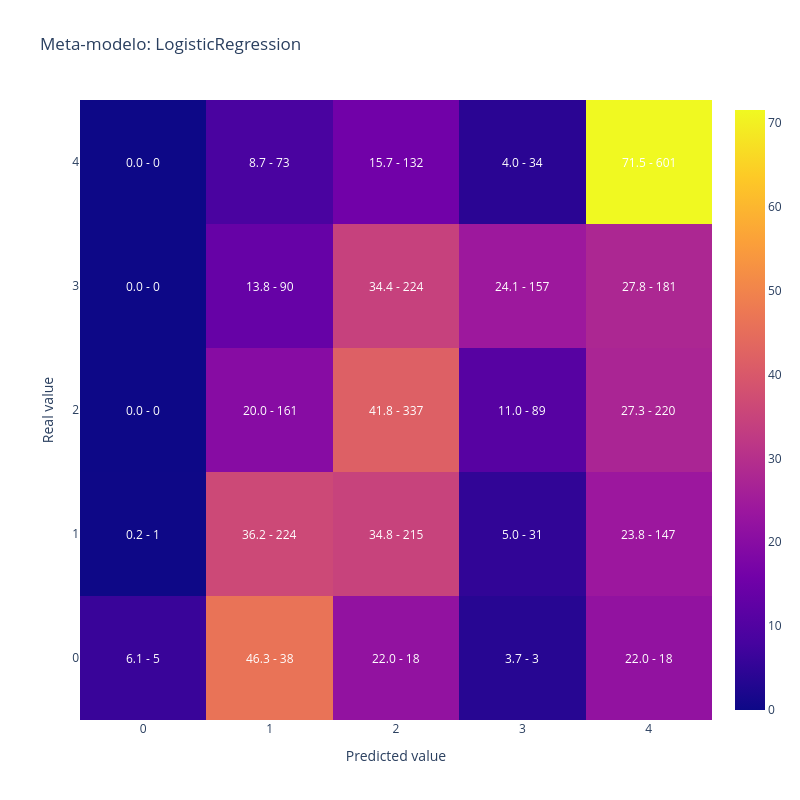
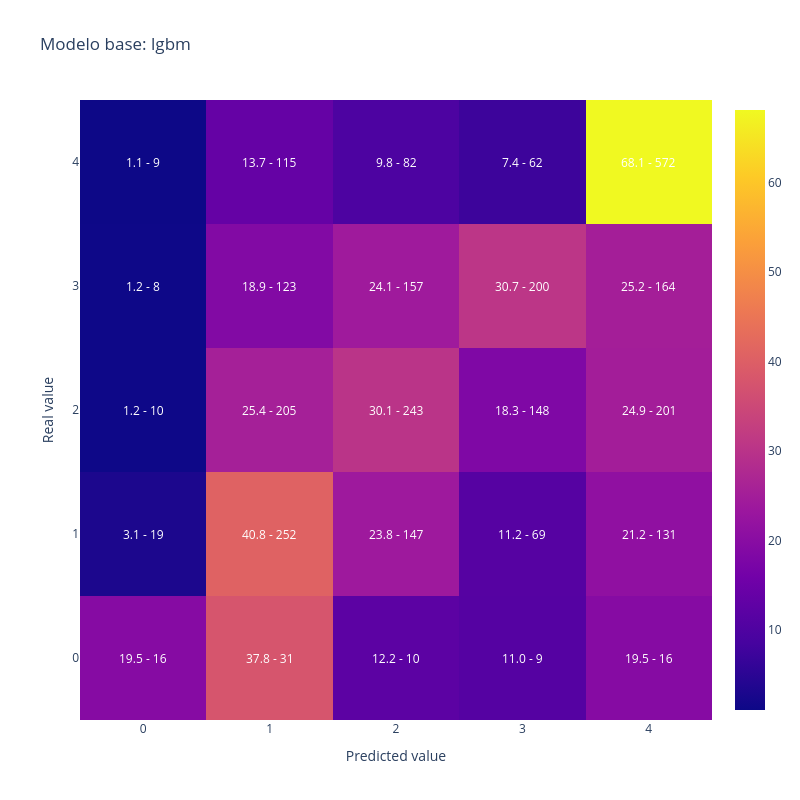
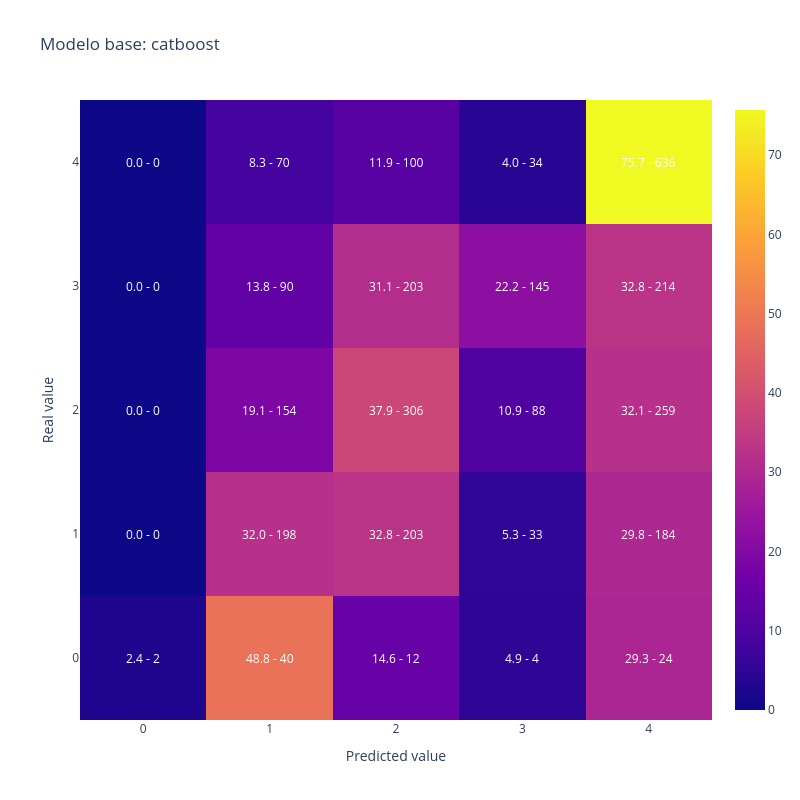
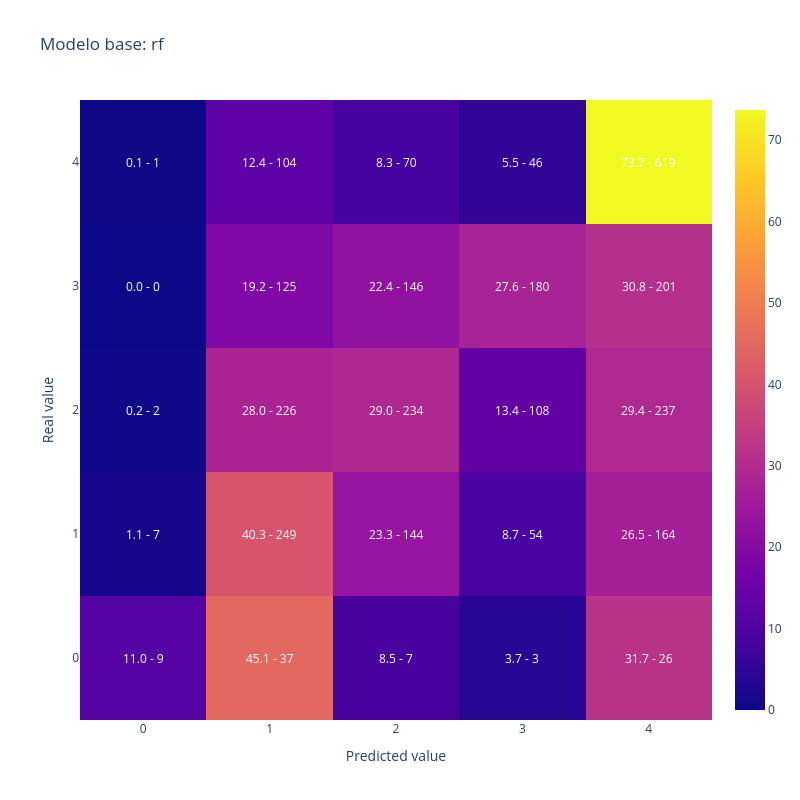

The notebook cell these images were saved under, in order:
### Code cell
import sys
sys.path.append("..")
from tutoriales.utils import plot_confusion_matrix

labels = list(range(N_CLASSES))

# Matriz de confusion del meta-modelo (LogisticRegression)
fig = plot_confusion_matrix(y_test, y_pred_final, labels=labels,
                            title="Meta-modelo: LogisticRegression")
fig.show()

# Matrices de confusion de los modelos base
for name in model_names:
    preds_base = np.argmax(test_preds[name], axis=1)
    fig = plot_confusion_matrix(y_test, preds_base, labels=labels,
                                title=f"Modelo base: {name}")
    fig.show()

### Figure 1 — Plotly figure (JSON) as saved in the notebook; plotly's stock layout.template omitted (floating-point values rounded to 4 significant figures)
{"data": [{"type": "heatmap", "x": [0, 1, 2, 3, 4], "y": [0, 1, 2, 3, 4], "z": [[6.098, 46.34, 21.95, 3.659, 21.95], [0.1618, 36.25, 34.79, 5.016, 23.79], [0.0, 19.95, 41.76, 11.03, 27.26], [0.0, 13.8, 34.36, 24.08, 27.76], [0.0, 8.69, 15.71, 4.048, 71.55]]}], "layout": {"annotations": [{"font": {"color": "white"}, "showarrow": false, "text": "6.1 - 5", "x": 0, "xref": "x", "y": 0, "yref": "y"}, {"font": {"color": "white"}, "showarrow": false, "text": "46.3 - 38", "x": 1, "xref": "x", "y": 0, "yref": "y"}, {"font": {"color": "white"}, "showarrow": false, "text": "22.0 - 18", "x": 2, "xref": "x", "y": 0, "yref": "y"}, {"font": {"color": "white"}, "showarrow": false, "text": "3.7 - 3", "x": 3, "xref": "x", "y": 0, "yref": "y"}, {"font": {"color": "white"}, "showarrow": false, "text": "22.0 - 18", "x": 4, "xref": "x", "y": 0, "yref": "y"}, {"font": {"color": "white"}, "showarrow": false, "text": "0.2 - 1", "x": 0, "xref": "x", "y": 1, "yref": "y"}, {"font": {"color": "white"}, "showarrow": false, "text": "36.2 - 224", "x": 1, "xref": "x", "y": 1, "yref": "y"}, {"font": {"color": "white"}, "showarrow": false, "text": "34.8 - 215", "x": 2, "xref": "x", "y": 1, "yref": "y"}, {"font": {"color": "white"}, "showarrow": false, "text": "5.0 - 31", "x": 3, "xref": "x", "y": 1, "yref": "y"}, {"font": {"color": "white"}, "showarrow": false, "text": "23.8 - 147", "x": 4, "xref": "x", "y": 1, "yref": "y"}, {"font": {"color": "white"}, "showarrow": false, "text": "0.0 - 0", "x": 0, "xref": "x", "y": 2, "yref": "y"}, {"font": {"color": "white"}, "showarrow": false, "text": "20.0 - 161", "x": 1, "xref": "x", "y": 2, "yref": "y"}, {"font": {"color": "white"}, "showarrow": false, "text": "41.8 - 337", "x": 2, "xref": "x", "y": 2, "yref": "y"}, {"font": {"color": "white"}, "showarrow": false, "text": "11.0 - 89", "x": 3, "xref": "x", "y": 2, "yref": "y"}, {"font": {"color": "white"}, "showarrow": false, "text": "27.3 - 220", "x": 4, "xref": "x", "y": 2, "yref": "y"}, {"font": {"color": "white"}, "showarrow": false, "text": "0.0 - 0", "x": 0, "xref": "x", "y": 3, "yref": "y"}, {"font": {"color": "white"}, "showarrow": false, "text": "13.8 - 90", "x": 1, "xref": "x", "y": 3, "yref": "y"}, {"font": {"color": "white"}, "showarrow": false, "text": "34.4 - 224", "x": 2, "xref": "x", "y": 3, "yref": "y"}, {"font": {"color": "white"}, "showarrow": false, "text": "24.1 - 157", "x": 3, "xref": "x", "y": 3, "yref": "y"}, {"font": {"color": "white"}, "showarrow": false, "text": "27.8 - 181", "x": 4, "xref": "x", "y": 3, "yref": "y"}, {"font": {"color": "white"}, "showarrow": false, "text": "0.0 - 0", "x": 0, "xref": "x", "y": 4, "yref": "y"}, {"font": {"color": "white"}, "showarrow": false, "text": "8.7 - 73", "x": 1, "xref": "x", "y": 4, "yref": "y"}, {"font": {"color": "white"}, "showarrow": false, "text": "15.7 - 132", "x": 2, "xref": "x", "y": 4, "yref": "y"}, {"font": {"color": "white"}, "showarrow": false, "text": "4.0 - 34", "x": 3, "xref": "x", "y": 4, "yref": "y"}, {"font": {"color": "white"}, "showarrow": false, "text": "71.5 - 601", "x": 4, "xref": "x", "y": 4, "yref": "y"}], "height": 800, "title": {"text": "Meta-modelo: LogisticRegression"}, "width": 800, "xaxis": {"title": {"text": "Predicted value"}}, "yaxis": {"title": {"text": "Real value"}}}}

### Figure 2 — Plotly figure (JSON) as saved in the notebook; plotly's stock layout.template omitted (floating-point values rounded to 4 significant figures)
{"data": [{"type": "heatmap", "x": [0, 1, 2, 3, 4], "y": [0, 1, 2, 3, 4], "z": [[19.51, 37.8, 12.2, 10.98, 19.51], [3.074, 40.78, 23.79, 11.17, 21.2], [1.239, 25.4, 30.11, 18.34, 24.91], [1.227, 18.87, 24.08, 30.67, 25.15], [1.071, 13.69, 9.762, 7.381, 68.1]]}], "layout": {"annotations": [{"font": {"color": "white"}, "showarrow": false, "text": "19.5 - 16", "x": 0, "xref": "x", "y": 0, "yref": "y"}, {"font": {"color": "white"}, "showarrow": false, "text": "37.8 - 31", "x": 1, "xref": "x", "y": 0, "yref": "y"}, {"font": {"color": "white"}, "showarrow": false, "text": "12.2 - 10", "x": 2, "xref": "x", "y": 0, "yref": "y"}, {"font": {"color": "white"}, "showarrow": false, "text": "11.0 - 9", "x": 3, "xref": "x", "y": 0, "yref": "y"}, {"font": {"color": "white"}, "showarrow": false, "text": "19.5 - 16", "x": 4, "xref": "x", "y": 0, "yref": "y"}, {"font": {"color": "white"}, "showarrow": false, "text": "3.1 - 19", "x": 0, "xref": "x", "y": 1, "yref": "y"}, {"font": {"color": "white"}, "showarrow": false, "text": "40.8 - 252", "x": 1, "xref": "x", "y": 1, "yref": "y"}, {"font": {"color": "white"}, "showarrow": false, "text": "23.8 - 147", "x": 2, "xref": "x", "y": 1, "yref": "y"}, {"font": {"color": "white"}, "showarrow": false, "text": "11.2 - 69", "x": 3, "xref": "x", "y": 1, "yref": "y"}, {"font": {"color": "white"}, "showarrow": false, "text": "21.2 - 131", "x": 4, "xref": "x", "y": 1, "yref": "y"}, {"font": {"color": "white"}, "showarrow": false, "text": "1.2 - 10", "x": 0, "xref": "x", "y": 2, "yref": "y"}, {"font": {"color": "white"}, "showarrow": false, "text": "25.4 - 205", "x": 1, "xref": "x", "y": 2, "yref": "y"}, {"font": {"color": "white"}, "showarrow": false, "text": "30.1 - 243", "x": 2, "xref": "x", "y": 2, "yref": "y"}, {"font": {"color": "white"}, "showarrow": false, "text": "18.3 - 148", "x": 3, "xref": "x", "y": 2, "yref": "y"}, {"font": {"color": "white"}, "showarrow": false, "text": "24.9 - 201", "x": 4, "xref": "x", "y": 2, "yref": "y"}, {"font": {"color": "white"}, "showarrow": false, "text": "1.2 - 8", "x": 0, "xref": "x", "y": 3, "yref": "y"}, {"font": {"color": "white"}, "showarrow": false, "text": "18.9 - 123", "x": 1, "xref": "x", "y": 3, "yref": "y"}, {"font": {"color": "white"}, "showarrow": false, "text": "24.1 - 157", "x": 2, "xref": "x", "y": 3, "yref": "y"}, {"font": {"color": "white"}, "showarrow": false, "text": "30.7 - 200", "x": 3, "xref": "x", "y": 3, "yref": "y"}, {"font": {"color": "white"}, "showarrow": false, "text": "25.2 - 164", "x": 4, "xref": "x", "y": 3, "yref": "y"}, {"font": {"color": "white"}, "showarrow": false, "text": "1.1 - 9", "x": 0, "xref": "x", "y": 4, "yref": "y"}, {"font": {"color": "white"}, "showarrow": false, "text": "13.7 - 115", "x": 1, "xref": "x", "y": 4, "yref": "y"}, {"font": {"color": "white"}, "showarrow": false, "text": "9.8 - 82", "x": 2, "xref": "x", "y": 4, "yref": "y"}, {"font": {"color": "white"}, "showarrow": false, "text": "7.4 - 62", "x": 3, "xref": "x", "y": 4, "yref": "y"}, {"font": {"color": "white"}, "showarrow": false, "text": "68.1 - 572", "x": 4, "xref": "x", "y": 4, "yref": "y"}], "height": 800, "title": {"text": "Modelo base: lgbm"}, "width": 800, "xaxis": {"title": {"text": "Predicted value"}}, "yaxis": {"title": {"text": "Real value"}}}}

### Figure 3 — Plotly figure (JSON) as saved in the notebook; plotly's stock layout.template omitted (floating-point values rounded to 4 significant figures)
{"data": [{"type": "heatmap", "x": [0, 1, 2, 3, 4], "y": [0, 1, 2, 3, 4], "z": [[2.439, 48.78, 14.63, 4.878, 29.27], [0.0, 32.04, 32.85, 5.34, 29.77], [0.0, 19.08, 37.92, 10.9, 32.09], [0.0, 13.8, 31.13, 22.24, 32.82], [0.0, 8.333, 11.9, 4.048, 75.71]]}], "layout": {"annotations": [{"font": {"color": "white"}, "showarrow": false, "text": "2.4 - 2", "x": 0, "xref": "x", "y": 0, "yref": "y"}, {"font": {"color": "white"}, "showarrow": false, "text": "48.8 - 40", "x": 1, "xref": "x", "y": 0, "yref": "y"}, {"font": {"color": "white"}, "showarrow": false, "text": "14.6 - 12", "x": 2, "xref": "x", "y": 0, "yref": "y"}, {"font": {"color": "white"}, "showarrow": false, "text": "4.9 - 4", "x": 3, "xref": "x", "y": 0, "yref": "y"}, {"font": {"color": "white"}, "showarrow": false, "text": "29.3 - 24", "x": 4, "xref": "x", "y": 0, "yref": "y"}, {"font": {"color": "white"}, "showarrow": false, "text": "0.0 - 0", "x": 0, "xref": "x", "y": 1, "yref": "y"}, {"font": {"color": "white"}, "showarrow": false, "text": "32.0 - 198", "x": 1, "xref": "x", "y": 1, "yref": "y"}, {"font": {"color": "white"}, "showarrow": false, "text": "32.8 - 203", "x": 2, "xref": "x", "y": 1, "yref": "y"}, {"font": {"color": "white"}, "showarrow": false, "text": "5.3 - 33", "x": 3, "xref": "x", "y": 1, "yref": "y"}, {"font": {"color": "white"}, "showarrow": false, "text": "29.8 - 184", "x": 4, "xref": "x", "y": 1, "yref": "y"}, {"font": {"color": "white"}, "showarrow": false, "text": "0.0 - 0", "x": 0, "xref": "x", "y": 2, "yref": "y"}, {"font": {"color": "white"}, "showarrow": false, "text": "19.1 - 154", "x": 1, "xref": "x", "y": 2, "yref": "y"}, {"font": {"color": "white"}, "showarrow": false, "text": "37.9 - 306", "x": 2, "xref": "x", "y": 2, "yref": "y"}, {"font": {"color": "white"}, "showarrow": false, "text": "10.9 - 88", "x": 3, "xref": "x", "y": 2, "yref": "y"}, {"font": {"color": "white"}, "showarrow": false, "text": "32.1 - 259", "x": 4, "xref": "x", "y": 2, "yref": "y"}, {"font": {"color": "white"}, "showarrow": false, "text": "0.0 - 0", "x": 0, "xref": "x", "y": 3, "yref": "y"}, {"font": {"color": "white"}, "showarrow": false, "text": "13.8 - 90", "x": 1, "xref": "x", "y": 3, "yref": "y"}, {"font": {"color": "white"}, "showarrow": false, "text": "31.1 - 203", "x": 2, "xref": "x", "y": 3, "yref": "y"}, {"font": {"color": "white"}, "showarrow": false, "text": "22.2 - 145", "x": 3, "xref": "x", "y": 3, "yref": "y"}, {"font": {"color": "white"}, "showarrow": false, "text": "32.8 - 214", "x": 4, "xref": "x", "y": 3, "yref": "y"}, {"font": {"color": "white"}, "showarrow": false, "text": "0.0 - 0", "x": 0, "xref": "x", "y": 4, "yref": "y"}, {"font": {"color": "white"}, "showarrow": false, "text": "8.3 - 70", "x": 1, "xref": "x", "y": 4, "yref": "y"}, {"font": {"color": "white"}, "showarrow": false, "text": "11.9 - 100", "x": 2, "xref": "x", "y": 4, "yref": "y"}, {"font": {"color": "white"}, "showarrow": false, "text": "4.0 - 34", "x": 3, "xref": "x", "y": 4, "yref": "y"}, {"font": {"color": "white"}, "showarrow": false, "text": "75.7 - 636", "x": 4, "xref": "x", "y": 4, "yref": "y"}], "height": 800, "title": {"text": "Modelo base: catboost"}, "width": 800, "xaxis": {"title": {"text": "Predicted value"}}, "yaxis": {"title": {"text": "Real value"}}}}

### Figure 4 — Plotly figure (JSON) as saved in the notebook; plotly's stock layout.template omitted (floating-point values rounded to 4 significant figures)
{"data": [{"type": "heatmap", "x": [0, 1, 2, 3, 4], "y": [0, 1, 2, 3, 4], "z": [[10.98, 45.12, 8.537, 3.659, 31.71], [1.133, 40.29, 23.3, 8.738, 26.54], [0.2478, 28.0, 29.0, 13.38, 29.37], [0.0, 19.17, 22.39, 27.61, 30.83], [0.119, 12.38, 8.333, 5.476, 73.69]]}], "layout": {"annotations": [{"font": {"color": "white"}, "showarrow": false, "text": "11.0 - 9", "x": 0, "xref": "x", "y": 0, "yref": "y"}, {"font": {"color": "white"}, "showarrow": false, "text": "45.1 - 37", "x": 1, "xref": "x", "y": 0, "yref": "y"}, {"font": {"color": "white"}, "showarrow": false, "text": "8.5 - 7", "x": 2, "xref": "x", "y": 0, "yref": "y"}, {"font": {"color": "white"}, "showarrow": false, "text": "3.7 - 3", "x": 3, "xref": "x", "y": 0, "yref": "y"}, {"font": {"color": "white"}, "showarrow": false, "text": "31.7 - 26", "x": 4, "xref": "x", "y": 0, "yref": "y"}, {"font": {"color": "white"}, "showarrow": false, "text": "1.1 - 7", "x": 0, "xref": "x", "y": 1, "yref": "y"}, {"font": {"color": "white"}, "showarrow": false, "text": "40.3 - 249", "x": 1, "xref": "x", "y": 1, "yref": "y"}, {"font": {"color": "white"}, "showarrow": false, "text": "23.3 - 144", "x": 2, "xref": "x", "y": 1, "yref": "y"}, {"font": {"color": "white"}, "showarrow": false, "text": "8.7 - 54", "x": 3, "xref": "x", "y": 1, "yref": "y"}, {"font": {"color": "white"}, "showarrow": false, "text": "26.5 - 164", "x": 4, "xref": "x", "y": 1, "yref": "y"}, {"font": {"color": "white"}, "showarrow": false, "text": "0.2 - 2", "x": 0, "xref": "x", "y": 2, "yref": "y"}, {"font": {"color": "white"}, "showarrow": false, "text": "28.0 - 226", "x": 1, "xref": "x", "y": 2, "yref": "y"}, {"font": {"color": "white"}, "showarrow": false, "text": "29.0 - 234", "x": 2, "xref": "x", "y": 2, "yref": "y"}, {"font": {"color": "white"}, "showarrow": false, "text": "13.4 - 108", "x": 3, "xref": "x", "y": 2, "yref": "y"}, {"font": {"color": "white"}, "showarrow": false, "text": "29.4 - 237", "x": 4, "xref": "x", "y": 2, "yref": "y"}, {"font": {"color": "white"}, "showarrow": false, "text": "0.0 - 0", "x": 0, "xref": "x", "y": 3, "yref": "y"}, {"font": {"color": "white"}, "showarrow": false, "text": "19.2 - 125", "x": 1, "xref": "x", "y": 3, "yref": "y"}, {"font": {"color": "white"}, "showarrow": false, "text": "22.4 - 146", "x": 2, "xref": "x", "y": 3, "yref": "y"}, {"font": {"color": "white"}, "showarrow": false, "text": "27.6 - 180", "x": 3, "xref": "x", "y": 3, "yref": "y"}, {"font": {"color": "white"}, "showarrow": false, "text": "30.8 - 201", "x": 4, "xref": "x", "y": 3, "yref": "y"}, {"font": {"color": "white"}, "showarrow": false, "text": "0.1 - 1", "x": 0, "xref": "x", "y": 4, "yref": "y"}, {"font": {"color": "white"}, "showarrow": false, "text": "12.4 - 104", "x": 1, "xref": "x", "y": 4, "yref": "y"}, {"font": {"color": "white"}, "showarrow": false, "text": "8.3 - 70", "x": 2, "xref": "x", "y": 4, "yref": "y"}, {"font": {"color": "white"}, "showarrow": false, "text": "5.5 - 46", "x": 3, "xref": "x", "y": 4, "yref": "y"}, {"font": {"color": "white"}, "showarrow": false, "text": "73.7 - 619", "x": 4, "xref": "x", "y": 4, "yref": "y"}], "height": 800, "title": {"text": "Modelo base: rf"}, "width": 800, "xaxis": {"title": {"text": "Predicted value"}}, "yaxis": {"title": {"text": "Real value"}}}}
